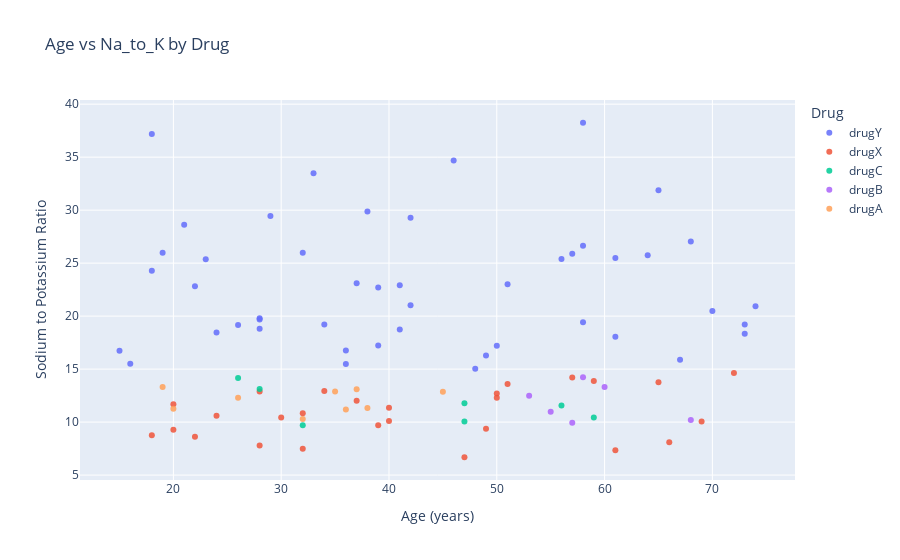

Notebook source saved alongside this figure:
### Code cell
px.scatter(data_frame=data.groupby('Sex').get_group('F'),
           color='Drug',
           x='Age',
           y='Na_to_K',
           title='Age vs Na_to_K by Drug',
           labels={'Age': 'Age (years)', 'Na_to_K': 'Sodium to Potassium Ratio'},
           opacity=0.86)

### Figure 1 — Plotly figure (JSON) as saved in the notebook; plotly's stock layout.template omitted (floating-point values rounded to 4 significant figures)
{"data": [{"hovertemplate": "Drug=drugY<br>Age (years)=%{x}<br>Sodium to Potassium Ratio=%{y}<extra></extra>", "legendgroup": "drugY", "marker": {"color": "#636efa", "opacity": 0.86, "symbol": "circle"}, "mode": "markers", "name": "drugY", "orientation": "v", "showlegend": true, "type": "scatter", "x": [23, 61, 49, 34, 74, 16, 32, 48, 33, 28, 39, 65, 73, 28, 58, 24, 38, 68, 18, 28, 41, 26, 37, 50, 29, 42, 58, 56, 15, 61, 36, 19, 70, 42, 64, 21, 58, 51, 39, 41, 73, 67, 22, 36, 18, 57, 46], "xaxis": "x", "y": [25.36, 18.04, 16.27, 19.2, 20.94, 15.52, 25.97, 15.04, 33.49, 18.81, 22.7, 31.88, 19.22, 19.8, 19.42, 18.46, 29.88, 27.05, 24.28, 19.68, 22.91, 19.16, 23.09, 17.21, 29.45, 29.27, 38.25, 25.39, 16.73, 25.48, 16.75, 25.97, 20.49, 21.04, 25.74, 28.63, 26.64, 23.0, 17.23, 18.74, 18.35, 15.89, 22.82, 15.49, 37.19, 25.89, 34.69], "yaxis": "y"}, {"hovertemplate": "Drug=drugX<br>Age (years)=%{x}<br>Sodium to Potassium Ratio=%{y}<extra></extra>", "legendgroup": "drugX", "marker": {"color": "#EF553B", "opacity": 0.86, "symbol": "circle"}, "mode": "markers", "name": "drugX", "orientation": "v", "showlegend": true, "type": "scatter", "x": [28, 22, 50, 49, 18, 39, 50, 66, 24, 32, 51, 47, 65, 20, 40, 32, 69, 37, 61, 72, 34, 30, 57, 28, 59, 20, 40], "xaxis": "x", "y": [7.798, 8.607, 12.7, 9.381, 8.75, 9.709, 12.29, 8.107, 10.61, 10.84, 13.6, 6.683, 13.77, 9.281, 10.1, 7.477, 10.06, 12.01, 7.34, 14.64, 12.92, 10.44, 14.22, 12.88, 13.88, 11.69, 11.35], "yaxis": "y"}, {"hovertemplate": "Drug=drugC<br>Age (years)=%{x}<br>Sodium to Potassium Ratio=%{y}<extra></extra>", "legendgroup": "drugC", "marker": {"color": "#00cc96", "opacity": 0.86, "symbol": "circle"}, "mode": "markers", "name": "drugC", "orientation": "v", "showlegend": true, "type": "scatter", "x": [47, 26, 32, 47, 28, 59, 56], "xaxis": "x", "y": [11.77, 14.16, 9.712, 10.07, 13.13, 10.44, 11.57], "yaxis": "y"}, {"hovertemplate": "Drug=drugB<br>Age (years)=%{x}<br>Sodium to Potassium Ratio=%{y}<extra></extra>", "legendgroup": "drugB", "marker": {"color": "#ab63fa", "opacity": 0.86, "symbol": "circle"}, "mode": "markers", "name": "drugB", "orientation": "v", "showlegend": true, "type": "scatter", "x": [58, 68, 60, 53, 55, 57], "xaxis": "x", "y": [14.24, 10.19, 13.3, 12.49, 10.98, 9.945], "yaxis": "y"}, {"hovertemplate": "Drug=drugA<br>Age (years)=%{x}<br>Sodium to Potassium Ratio=%{y}<extra></extra>", "legendgroup": "drugA", "marker": {"color": "#FFA15A", "opacity": 0.86, "symbol": "circle"}, "mode": "markers", "name": "drugA", "orientation": "v", "showlegend": true, "type": "scatter", "x": [37, 36, 19, 38, 45, 32, 35, 26, 20], "xaxis": "x", "y": [13.09, 11.2, 13.31, 11.33, 12.85, 10.29, 12.89, 12.31, 11.26], "yaxis": "y"}], "layout": {"legend": {"title": {"text": "Drug"}, "tracegroupgap": 0}, "title": {"text": "Age vs Na_to_K by Drug"}, "xaxis": {"anchor": "y", "domain": [0, 1], "title": {"text": "Age (years)"}}, "yaxis": {"anchor": "x", "domain": [0, 1], "title": {"text": "Sodium to Potassium Ratio"}}}}
